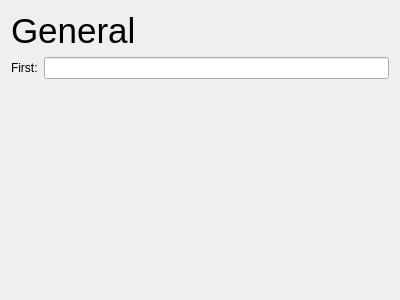
<?xml version="1.0" encoding="UTF-8"?>
<ui version="4.0">
 <class>GeneralView</class>
 <widget class="QWidget" name="GeneralView">
  <property name="geometry">
   <rect>
    <x>0</x>
    <y>0</y>
    <width>400</width>
    <height>300</height>
   </rect>
  </property>
  <property name="windowTitle">
   <string>Form</string>
  </property>
  <layout class="QGridLayout" name="gridLayout">
   <item row="0" column="1">
    <layout class="QVBoxLayout" name="verticalLayout">
     <item>
      <widget class="QLabel" name="titleLbl">
       <property name="font">
        <font>
         <pointsize>26</pointsize>
         <bold>false</bold>
        </font>
       </property>
       <property name="text">
        <string>General</string>
       </property>
      </widget>
     </item>
     <item>
      <layout class="QFormLayout" name="formLayout">
       <item row="0" column="0">
        <widget class="QLabel" name="label_2">
         <property name="text">
          <string>First:</string>
         </property>
        </widget>
       </item>
       <item row="0" column="1">
        <widget class="QLineEdit" name="lineEdit"/>
       </item>
      </layout>
     </item>
    </layout>
   </item>
   <item row="2" column="1">
    <spacer name="verticalSpacer">
     <property name="orientation">
      <enum>Qt::Vertical</enum>
     </property>
     <property name="sizeHint" stdset="0">
      <size>
       <width>20</width>
       <height>40</height>
      </size>
     </property>
    </spacer>
   </item>
  </layout>
 </widget>
 <resources/>
 <connections/>
</ui>
